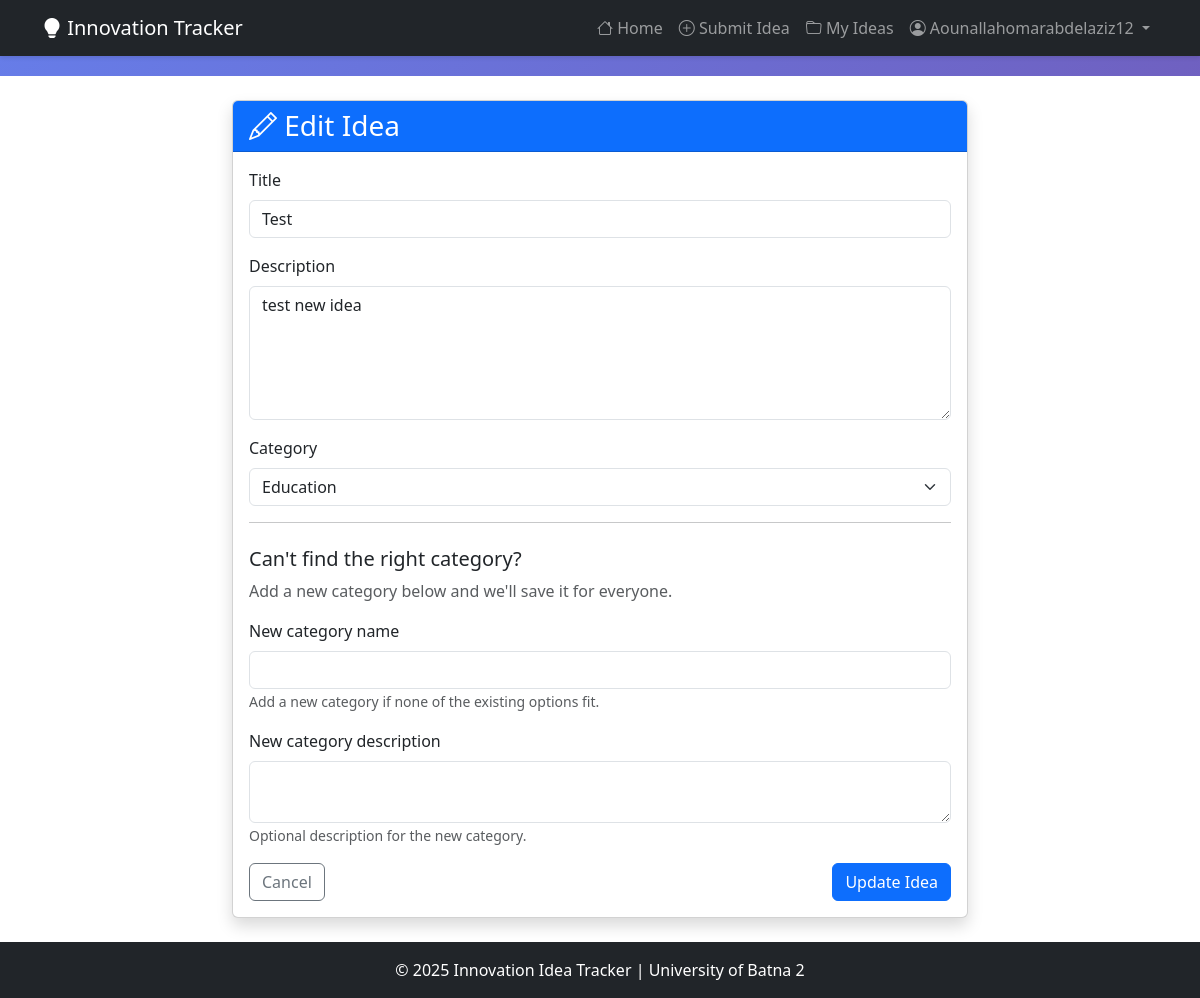
The page /ideas/1/edit/ (signed in) on the database its author committed.
### ideas/models.py (models this page shows, shortened)
class Idea(models.Model):
    STATUS_CHOICES = [
        ('pending', 'Pending'),
        ('approved', 'Approved'),
        ('rejected', 'Rejected'),
        ('implemented', 'Implemented'),
    ]
    title = models.CharField(max_length=200)
    description = models.TextField()
    category = models.ForeignKey(Category, on_delete=models.SET_NULL, null=True, related_name='ideas')
    submitter = models.ForeignKey(User, on_delete=models.CASCADE, related_name='submitted_ideas')
    submission_date = models.DateTimeField(default=timezone.now)
    status = models.CharField(max_length=20, choices=STATUS_CHOICES, default='pending')
    class Meta:
        ordering = ['-submission_date']

### ideas/views.py (the view)
# urls.py: path('ideas/<int:pk>/edit/', views.edit_idea, name='edit_idea'),
@login_required
def edit_idea(request, pk):
    idea = get_object_or_404(Idea, pk=pk, submitter=request.user)
    if request.method == 'POST':
        form = IdeaForm(request.POST, instance=idea)
        if form.is_valid():
            form.save()
            messages.success(request, 'Idea updated successfully.')
            return redirect('idea_detail', pk=idea.pk)
    else:
        form = IdeaForm(instance=idea)
    return render(request, 'ideas/idea_form.html', {'form': form, 'idea': idea})

### ideas/forms.py (shortened to what this page needs)
class IdeaForm(forms.ModelForm):
    new_category_name = forms.CharField(
        required=False,
        max_length=50,
        help_text='Add a new category if none of the existing options fit.',
    )
    new_category_description = forms.CharField(
        required=False,
        widget=forms.Textarea(attrs={'rows': 2}),
        help_text='Optional description for the new category.',
    )
    class Meta:
        model = Idea
        fields = ['title', 'description', 'category']
        widgets = {
            'description': forms.Textarea(attrs={'rows': 5}),
        }
    def __init__(self, *args, **kwargs):
        super().__init__(*args, **kwargs)
        for field in self.fields.values():
            css_class = 'form-control'
            if isinstance(field.widget, forms.Select):
                css_class = 'form-select'
            field.widget.attrs.setdefault('class', css_class)
        self.fields['category'].required = False

### ideas/context_processors.py (called while the page is built)
def role_flags(request):
    user = request.user
    can_review = False
    user_role = None
    if user.is_authenticated:
        try:
            profile = user.profile
        except ObjectDoesNotExist:
            profile = None
        if profile is None and user.is_staff:
            profile, _ = UserProfile.objects.get_or_create(
                user=user, defaults={'role': UserProfile.ROLE_ADMIN}
            )
        if profile:
            user_role = profile.role
            can_review = profile.can_review
    return {
        'can_review': can_review,
        'user_role': user_role,
    }

### ideas/models.py (called while the page is built)
    def __str__(self):
        return self.name

    @property
    def can_review(self):
        return self.role in {self.ROLE_REVIEWER, self.ROLE_ADMIN} or self.user.is_staff

### templates/ideas/idea_form.html (shortened to what this page needs)
{% extends 'ideas/base.html' %}
{% block content %}
<div class="row justify-content-center">
  <div class="col-lg-8">
    <div class="card shadow">
      <div class="card-header bg-primary text-white">
        <h3 class="mb-0">
          {% if idea %}
          <i class="bi bi-pencil"></i> Edit Idea
          {% else %}
          <i class="bi bi-plus-circle"></i> Submit New Idea
          {% endif %}
        </h3>
      </div>
      <div class="card-body">
        <form method="post">
          {% for field in form %}
          {% if field.name == 'new_category_name' %}
          <hr />
          <h5 class="mt-4">Can't find the right category?</h5>
          <p class="text-muted">Add a new category below and we'll save it for everyone.</p>
          {% endif %}
          <div class="mb-3">
            <label class="form-label">{{ field.label }}</label>
            {{ field }}
            {% if field.help_text %}
            <small class="form-text text-muted">{{ field.help_text }}</small>
            {% endif %}
          </div>
          {% endfor %}
          <div class="d-flex justify-content-between">
            <a href="{% url 'home' %}" class="btn btn-outline-secondary">Cancel</a>
            <button type="submit" class="btn btn-primary">
              {% if idea %}Update Idea{% else %}Submit Idea{% endif %}
            </button>
          </div>
        </form>
      </div>
    </div>
  </div>
</div>
{% endblock %}

### templates/ideas/base.html (shortened to what this page needs)
<!DOCTYPE html>
<html lang="en">
  <head>
    <link
      href="https://cdn.jsdelivr.net/npm/bootstrap@5.3.0/dist/css/bootstrap.min.css"
      rel="stylesheet"
    />
    <link
      rel="stylesheet"
      href="https://cdn.jsdelivr.net/npm/bootstrap-icons@1.10.0/font/bootstrap-icons.css"
    />
  </head>
  <body>
    <nav class="navbar navbar-expand-lg navbar-dark bg-dark fixed-top">
      <div class="container">
        <a class="navbar-brand" href="{% url 'home' %}">
          <i class="bi bi-lightbulb-fill"></i> Innovation Tracker
        </a>
        <div class="collapse navbar-collapse" id="navbarNav">
          <ul class="navbar-nav ms-auto">
            <li class="nav-item">
              <a class="nav-link" href="{% url 'home' %}">
                <i class="bi bi-house"></i> Home
              </a>
            </li>
            {% if user.is_authenticated %}
            <li class="nav-item">
              <a class="nav-link" href="{% url 'submit_idea' %}">
                <i class="bi bi-plus-circle"></i> Submit Idea
              </a>
            </li>
            <li class="nav-item">
              <a class="nav-link" href="{% url 'my_ideas' %}">
                <i class="bi bi-folder"></i> My Ideas
              </a>
            </li>
            <li class="nav-item dropdown">
              <a
                class="nav-link dropdown-toggle"
                href="#"
                id="userDropdown"
                role="button"
                data-bs-toggle="dropdown"
              >
                <i class="bi bi-person-circle"></i> {{ user.username }}
              </a>
            </li>
            {% endif %}
          </ul>
        </div>
      </div>
    </nav>
    <div class="main-content">
      <div class="container py-4">
        {% block content %}{% endblock %}
      </div>
    </div>
    <footer class="bg-dark text-white text-center py-3">
      <div class="container">
        <p class="mb-0">
          &copy; 2025 Innovation Idea Tracker | University of Batna 2
        </p>
      </div>
    </footer>
  </body>
</html>

### templates/ideas/base.html (style rules this page uses)
body { min-height: 100vh; background: linear-gradient(135deg, #667eea 0%, #764ba2 100%); }
.main-content { background: white; min-height: calc(100vh - 76px); margin-top: 76px; }
.navbar { box-shadow: 0 2px 4px rgba(0, 0, 0, 0.1); }

### rows shown on the page
Idea: form "Test" "test new idea" "Education"

### other values the page prints
{{ user.username }} "Aounallahomarabdelaziz12"
{{ field.label }} "Title" "Description" "Category" "New category name" "New category description"
{{ field.help_text }} "Add a new category if none of the existing options fit." "Optional description for the new category."
